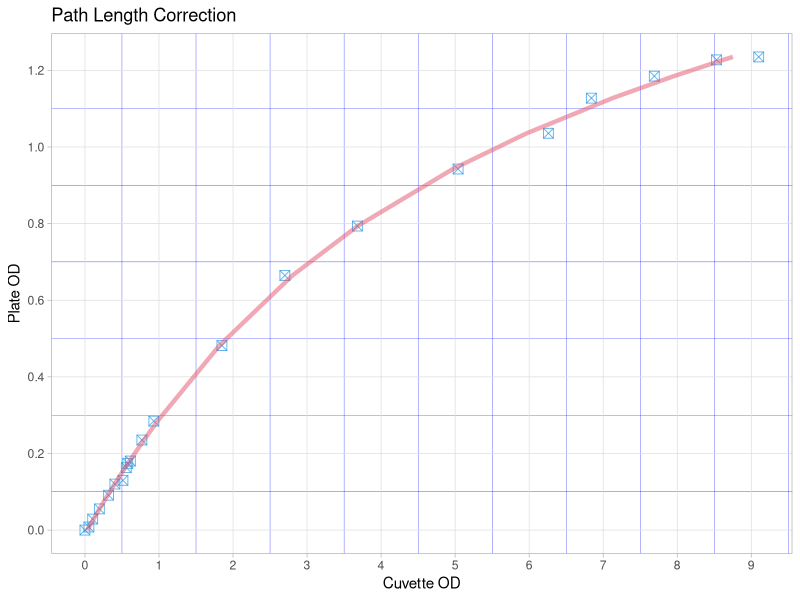

Source code (R): (Note: this script raises an error after producing the figure.)
##### PATH LENGTH CORRECTION EXPLORATION
##### Author  : Saurin Parikh (dr.saurin.parikh@gmail.com)
##### Date    : 05/23/2019

##### INITIALIZATION
#install.packages("readxl")
library(readxl)
library(ggplot2)

dd <- read_excel("rawData/pathlengthdata.xlsx",col_types = "numeric")
colnames(dd) <- c('ul80','ul100','ul125','ul150','C')

fit <- lm(C~ul125+I(ul125^2)+I(ul125^3)+I(ul125^4), data=dd)
pC <- predict(fit)

ggplot(dd, aes(x=C,y=ul125)) + 
  geom_point(na.rm = TRUE,alpha=0.7,col=4,size=3,shape=7) +
  geom_line(aes(x=pC, y=ul125),alpha=0.5,col=2,size=1.5) +
  labs(title="Path Length Correction",
       x ="Cuvette OD", y = "Plate OD") +
  theme_light() + 
  theme(panel.grid.minor = element_line(colour="blue", size=0.1)) +
  scale_y_continuous(breaks = seq(0,10,0.2), minor_breaks = seq(0,10,0.1)) +
  scale_x_continuous(breaks = seq(0,10,1), minor_breaks = seq(0,10,0.5))

summary(fit)$r.squared
summary(fit)$adj.r.squared
save(fit, file = 'plc_models/plcor125.rda')

##### CHECKING STARTING ODs
invfit <- lm(ul125~C+I(C^2)+I(C^3)+I(C^4), data=dd)

temp <- data.frame(C = c(0.25,0.125,0.0625,0.03125))
cstart <- predict(invfit, temp)


pr <- read_excel("rawData/Exp16_19_RawData.xlsx",col_types = "numeric")

dim(pr)
pr$Time <- seq(0,15*(dim(pr)[1]-1),15)
pr <- pr[1:89,]

for (i in 2:dim(pr)[2]) {
  temp <- data.frame(ul125 = pr[[i]])
  pr[[i]] <- predict(fit, temp)
}

df<- pr
